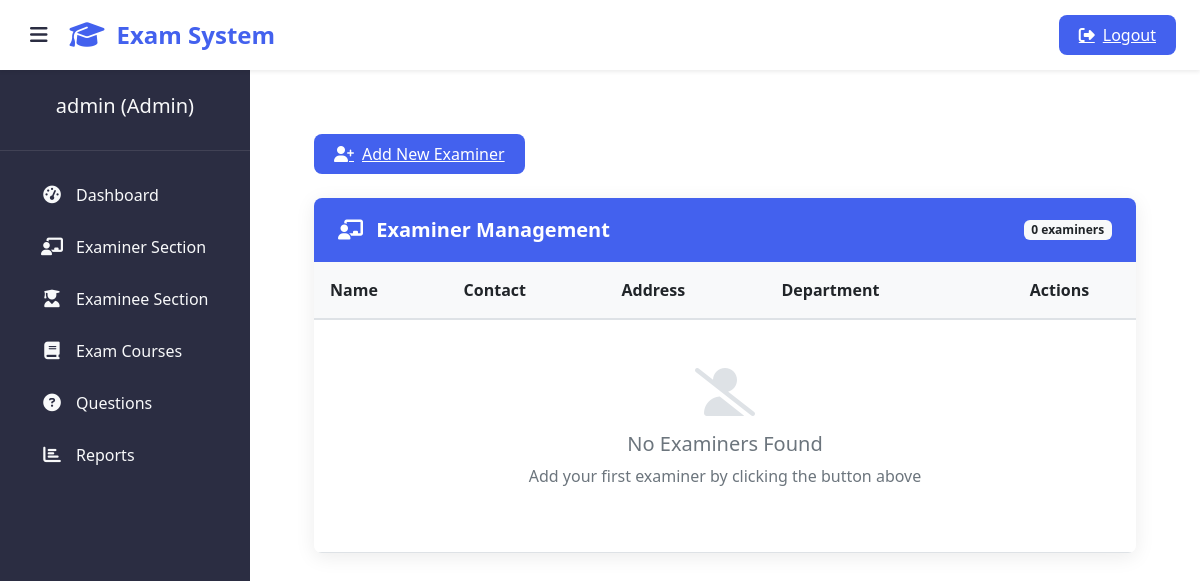
Page /admin-view-teacher (signed in) on the earlier database version.
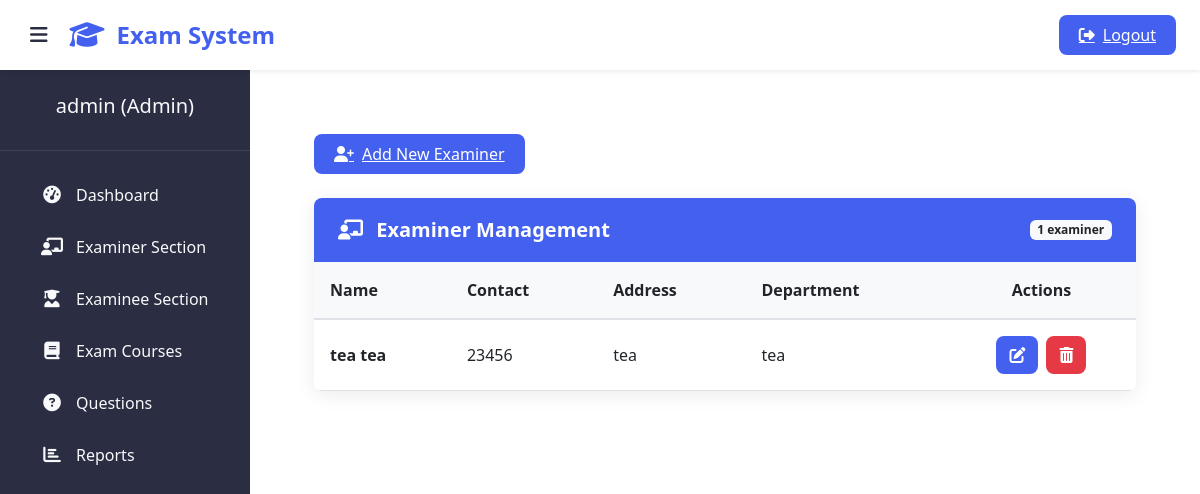
Same page on the later database version.
### teacher/models.py (models this page shows, shortened)
class Teacher(models.Model):
    user=models.OneToOneField(User,on_delete=models.CASCADE)
    profile_pic= models.ImageField(upload_to='profile_pic/Teacher/',null=True,blank=True)
    address = models.CharField(max_length=40)
    mobile = models.CharField(max_length=20,null=False)
    status= models.BooleanField(default=False)
    salary=models.PositiveIntegerField(null=True)
    department = models.CharField(max_length=100)
    @property
    def get_name(self):
        return self.user.first_name+" "+self.user.last_name

### exam/views.py (the view)
# urls.py: path('admin-view-teacher', views.admin_view_teacher_view,name='admin-view-teacher'),
@login_required(login_url='adminlogin')
def admin_view_teacher_view(request):
    teachers= TMODEL.Teacher.objects.all().filter(status=True)
    return render(request,'exam/admin_view_teacher.html',{'teachers':teachers})

### templates/exam/admin_view_teacher.html (shortened to what this page needs)
{% extends 'exam/adminbase.html' %}
{% block content %}
{% load static %}
<head>
  <link href="https://cdn.jsdelivr.net/npm/bootstrap@5.3.0/dist/css/bootstrap.min.css" rel="stylesheet">
  <link rel="stylesheet" href="https://cdnjs.cloudflare.com/ajax/libs/font-awesome/6.4.0/css/all.min.css">
</head>
<div class="dashboard-container">
  <a href="{% url 'teachersignup' %}" class="add-examiner-btn">
    <i class="fas fa-user-plus"></i> Add New Examiner
  </a>
  <div class="card">
    <div class="card-header d-flex justify-content-between align-items-center">
      <h5 class="card-title"><i class="fas fa-chalkboard-teacher me-2"></i> Examiner Management</h5>
      <span class="badge bg-light text-dark">{{ teachers.count }} examiner{{ teachers.count|pluralize }}</span>
    </div>
    <div class="table-responsive">
      <table class="table table-hover align-middle">
        <thead>
          <tr>
            <th>Name</th>
            <th>Contact</th>
            <th>Address</th>
            <th>Department</th>
            <th class="text-center">Actions</th>
          </tr>
        </thead>
        <tbody>
          {% if teachers %}
            {% for t in teachers %}
              <tr>
                <td class="fw-semibold">{{ t.get_name }}</td>
                <td>{{ t.mobile }}</td>
                <td>{{ t.address|truncatechars:30 }}</td>
                <td>{{ t.department|truncatechars:30 }}</td>
                <td>
                  <div class="action-btns">
                    <a href="{% url 'update-teacher' t.id %}" class="btn btn-edit" title="Edit">
                      <i class="fas fa-edit"></i>
                    </a>
                    <a href="{% url 'delete-teacher' t.id %}" class="btn btn-delete" title="Delete">
                      <i class="fas fa-trash-alt"></i>
                    </a>
                  </div>
                </td>
              </tr>
            {% endfor %}
          {% else %}
            <tr>
              <td colspan="5">
                <div class="empty-state">
                  <i class="fas fa-user-slash"></i>
                  <h5>No Examiners Found</h5>
                  <p>Add your first examiner by clicking the button above</p>
                </div>
              </td>
            </tr>
          {% endif %}
        </tbody>
      </table>
    </div>
  </div>
</div>
{% endblock content %}

Differences in the rows shown:
added Teacher: get_name "tea tea", mobile "23456", address "tea", department "tea"
Other differences:
{{ teachers.count }}: "0" → "1"
text no longer shown: "No Examiners Found Add your first examiner by clicking the button above"
